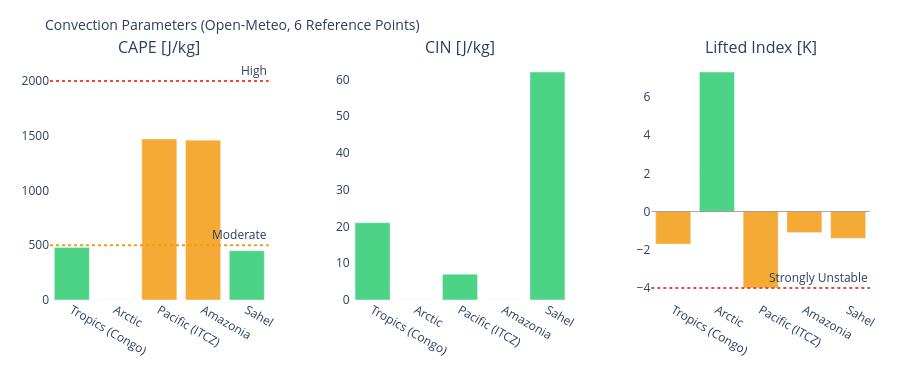

The cell this chart's notebook holds for it:
### Markdown cell above
---
## 3. Visualizations

### Code cell
# ============================================================
# CAPE / CIN / LIFTED INDEX – Convection potential
# ============================================================

if not df_atm.empty:
    fig = make_subplots(
        rows=1, cols=3,
        subplot_titles=['CAPE [J/kg]', 'CIN [J/kg]', 'Lifted Index [K]'],
        horizontal_spacing=0.1
    )
    pts = df_atm['point'].tolist()
    pt_colors = ['#E85D24','#185FA5','#888780','#378ADD','#639922','#F2A623']

    # CAPE – höher = mehr Gewitterpotential
    cape_vals = df_atm['cape'].fillna(0).tolist()
    cape_colors = ['#e74c3c' if v > 2000 else '#f39c12' if v > 500 else '#2ecc71'
                   for v in cape_vals]
    fig.add_trace(go.Bar(x=pts, y=cape_vals, marker_color=cape_colors,
                         opacity=0.85, showlegend=False), row=1, col=1)
    fig.add_hline(y=2000, line_dash='dot', line_color='#e74c3c',
                  annotation_text='High', row=1, col=1)
    fig.add_hline(y=500,  line_dash='dot', line_color='#f39c12',
                  annotation_text='Moderate', row=1, col=1)

    # CIN – negativer = stärker gedeckelt (weniger Auslöse)
    cin_vals = df_atm['cin'].fillna(0).tolist()
    cin_colors = ['#e74c3c' if v < -200 else '#f39c12' if v < -50 else '#2ecc71'
                  for v in cin_vals]
    fig.add_trace(go.Bar(x=pts, y=cin_vals, marker_color=cin_colors,
                         opacity=0.85, showlegend=False), row=1, col=2)

    # Lifted Index – negativ = instabil
    li_vals = df_atm['li'].fillna(0).tolist()
    li_colors = ['#e74c3c' if v < -4 else '#f39c12' if v < 0 else '#2ecc71'
                 for v in li_vals]
    fig.add_trace(go.Bar(x=pts, y=li_vals, marker_color=li_colors,
                         opacity=0.85, showlegend=False), row=1, col=3)
    fig.add_hline(y=0, line_color='gray', line_width=0.7, row=1, col=3)
    fig.add_hline(y=-4, line_dash='dot', line_color='#e74c3c',
                  annotation_text='Strongly Unstable', row=1, col=3)

    fig.update_layout(
        title=dict(text='Convection Parameters (Open-Meteo, 6 Reference Points)', font=dict(size=14)),
        height=380, plot_bgcolor='rgba(0,0,0,0)', paper_bgcolor='rgba(0,0,0,0)',
        margin=dict(l=50, r=30, t=60, b=80)
    )
    fig.update_xaxes(tickangle=30)
    fig.show()

### Figure 1 — Plotly figure (JSON) as saved in the notebook; plotly's stock layout.template omitted (floating-point values rounded to 4 significant figures)
{"data": [{"marker": {"color": ["#2ecc71", "#2ecc71", "#f39c12", "#f39c12", "#2ecc71"]}, "opacity": 0.85, "showlegend": false, "type": "bar", "x": ["Tropics (Congo)", "Arctic", "Pacific (ITCZ)", "Amazonia", "Sahel"], "xaxis": "x", "y": [480.0, 0.0, 1470.0, 1460.0, 450.0], "yaxis": "y"}, {"marker": {"color": ["#2ecc71", "#2ecc71", "#2ecc71", "#2ecc71", "#2ecc71"]}, "opacity": 0.85, "showlegend": false, "type": "bar", "x": ["Tropics (Congo)", "Arctic", "Pacific (ITCZ)", "Amazonia", "Sahel"], "xaxis": "x2", "y": [21.0, 0.0, 7.0, 0.0, 62.0], "yaxis": "y2"}, {"marker": {"color": ["#f39c12", "#2ecc71", "#f39c12", "#f39c12", "#f39c12"]}, "opacity": 0.85, "showlegend": false, "type": "bar", "x": ["Tropics (Congo)", "Arctic", "Pacific (ITCZ)", "Amazonia", "Sahel"], "xaxis": "x3", "y": [-1.7, 7.3, -4.0, -1.1, -1.4], "yaxis": "y3"}], "layout": {"annotations": [{"font": {"size": 16}, "showarrow": false, "text": "CAPE [J/kg]", "x": 0.1333, "xanchor": "center", "xref": "paper", "y": 1.0, "yanchor": "bottom", "yref": "paper"}, {"font": {"size": 16}, "showarrow": false, "text": "CIN [J/kg]", "x": 0.5, "xanchor": "center", "xref": "paper", "y": 1.0, "yanchor": "bottom", "yref": "paper"}, {"font": {"size": 16}, "showarrow": false, "text": "Lifted Index [K]", "x": 0.8667, "xanchor": "center", "xref": "paper", "y": 1.0, "yanchor": "bottom", "yref": "paper"}, {"showarrow": false, "text": "High", "x": 1, "xanchor": "right", "xref": "x domain", "y": 2000, "yanchor": "bottom", "yref": "y"}, {"showarrow": false, "text": "Moderate", "x": 1, "xanchor": "right", "xref": "x domain", "y": 500, "yanchor": "bottom", "yref": "y"}, {"showarrow": false, "text": "Strongly Unstable", "x": 1, "xanchor": "right", "xref": "x3 domain", "y": -4, "yanchor": "bottom", "yref": "y3"}], "height": 380, "margin": {"b": 80, "l": 50, "r": 30, "t": 60}, "paper_bgcolor": "rgba(0,0,0,0)", "plot_bgcolor": "rgba(0,0,0,0)", "shapes": [{"line": {"color": "#e74c3c", "dash": "dot"}, "type": "line", "x0": 0, "x1": 1, "xref": "x domain", "y0": 2000, "y1": 2000, "yref": "y"}, {"line": {"color": "#f39c12", "dash": "dot"}, "type": "line", "x0": 0, "x1": 1, "xref": "x domain", "y0": 500, "y1": 500, "yref": "y"}, {"line": {"color": "gray", "width": 0.7}, "type": "line", "x0": 0, "x1": 1, "xref": "x3 domain", "y0": 0, "y1": 0, "yref": "y3"}, {"line": {"color": "#e74c3c", "dash": "dot"}, "type": "line", "x0": 0, "x1": 1, "xref": "x3 domain", "y0": -4, "y1": -4, "yref": "y3"}], "title": {"font": {"size": 14}, "text": "Convection Parameters (Open-Meteo, 6 Reference Points)"}, "xaxis": {"anchor": "y", "domain": [0.0, 0.2667], "tickangle": 30}, "xaxis2": {"anchor": "y2", "domain": [0.3667, 0.6333], "tickangle": 30}, "xaxis3": {"anchor": "y3", "domain": [0.7333, 1.0], "tickangle": 30}, "yaxis": {"anchor": "x", "domain": [0.0, 1.0]}, "yaxis2": {"anchor": "x2", "domain": [0.0, 1.0]}, "yaxis3": {"anchor": "x3", "domain": [0.0, 1.0]}}}
